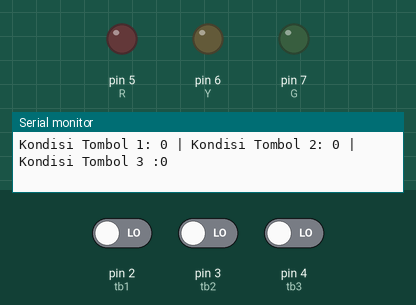
Recording of a sketch running on a simulated Arduino Uno, built with avr-gcc and run on an emulated ATmega328P. Parts: output pins drawn as LEDs (lit = HIGH), the last lines printed to the serial monitor. Dashed ring = blinking. The inputs (shaded band) are chosen by the test bench; at power-on: pin 2 (tb1) LOW, pin 3 (tb2) LOW, pin 4 (tb3) LOW.

Above: at 1.2 s.
1.3 s: pin 2 (tb1) driven HIGH
At 2.2 s:
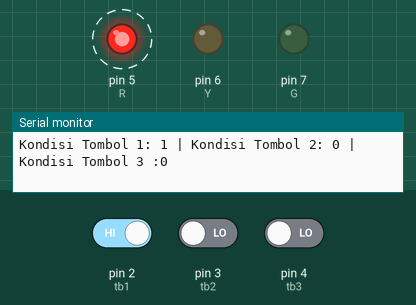
4.3 s: pin 3 (tb2) driven HIGH
At 5.4 s:
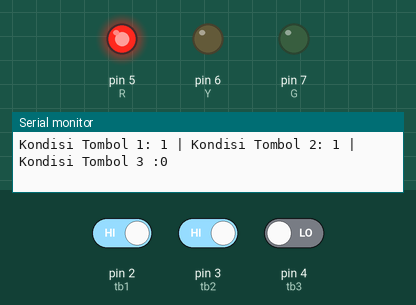
5.8 s: pin 4 (tb3) driven HIGH
At 8.2 s:
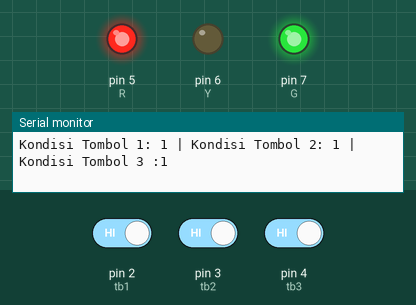
8.8 s: pin 4 (tb3) driven LOW
At 9.7 s:
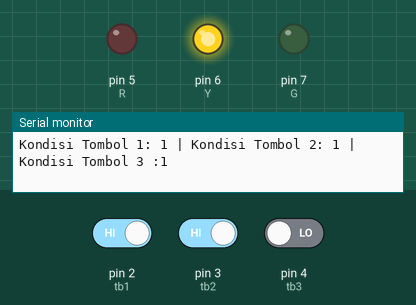
11.8 s: pin 2 (tb1) driven LOW
At 13.2 s:
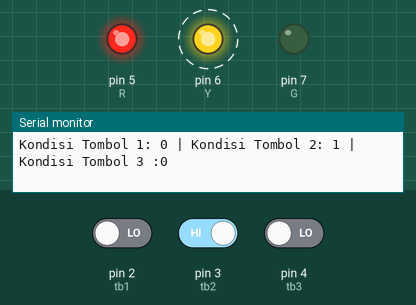
14.8 s: pin 3 (tb2) driven LOW
At 15.7 s:
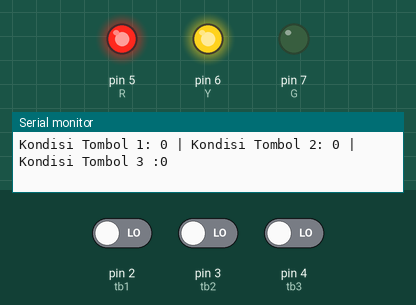
Timing chart, 0 to 17.8 s (numbered marks = the images above; inputs shaded):
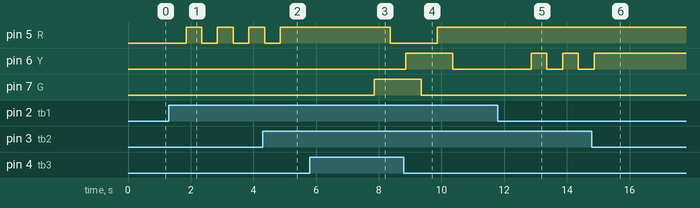

The sketch:

1.Kunci_LED.ino
```cpp
//inisialisasi input (tombol)
int tb1 =2;
int tb2=3;
int tb3=4;
int kunci = 0;
//inisialisasi output(LED)
int R =5;
int Y =6;
int G =7;

void setup() {
  // penyetingan input, output, dan baudrate
  Serial.begin (9600);
  for(int i=5; i<=7; i++){pinMode(i, OUTPUT);}
  for(int x=2; x<=4; x++){pinMode(x, INPUT);}
}

void loop() {
  //BACA DATA INPUT
  int bacatb1 = digitalRead(tb1);
  int bacatb2 = digitalRead(tb2);
  int bacatb3 = digitalRead(tb3);

 // LOGIKA
 //START TOMBOL1
 if(bacatb1 == 1 && kunci == 0){
  delay (500);
  digitalWrite(R, HIGH);
 kunci = 1;}
else if(bacatb1 == 1 && kunci == 1){
  delay(500);
  digitalWrite(R, LOW);
kunci = 0;
 }
 //STOP TOMBOL1

 //START TOMBOL2
 if( bacatb2 ==1 && kunci==0 ){
  delay(500);
  digitalWrite(Y, HIGH);
  kunci=1;}
 else if(bacatb2 == 1 && kunci==1){
  delay(500);
  digitalWrite(Y, LOW);
  kunci=0;} //STOP TOMBOL2

 //START TOMBOL3
 if( bacatb3 ==1 && kunci==0){
  delay(500);
  digitalWrite(G, HIGH);
  kunci = 1;}
  else if(bacatb3 == 1 && kunci==1){
  delay(500);
  digitalWrite(G, LOW);
  kunci=0;}//STOP TOMBOL3

 //PRINT SERIAL
 Serial.println("Kondisi Tombol 1: " + String(bacatb1)+ " | Kondisi Tombol 2: " + String(bacatb2)+ " | Kondisi Tombol 3 :" + String(bacatb3) );

}
```

Measured:
- after the input at 1.3 s, pin 5 (R): alternates HIGH for 0.50 s and LOW for 0.50 s, starting after 0.55 s
- after the input at 4.3 s, pin 5 (R): goes on until 4.9 s, then stays HIGH
- after the input at 5.8 s, pin 5 (R): HIGH → LOW after 2.6 s; pin 7 (G): LOW → HIGH after 2.1 s
- after the input at 8.8 s, pin 5 (R): goes on until 9.9 s, then stays HIGH; pin 7 (G): goes on until 9.4 s, then stays LOW
- after the input at 11.8 s, pin 6 (Y): alternates HIGH for 0.50 s and LOW for 0.50 s, starting after 1.1 s
- after the input at 14.8 s, pin 6 (Y): goes on until 14.9 s, then stays HIGH
